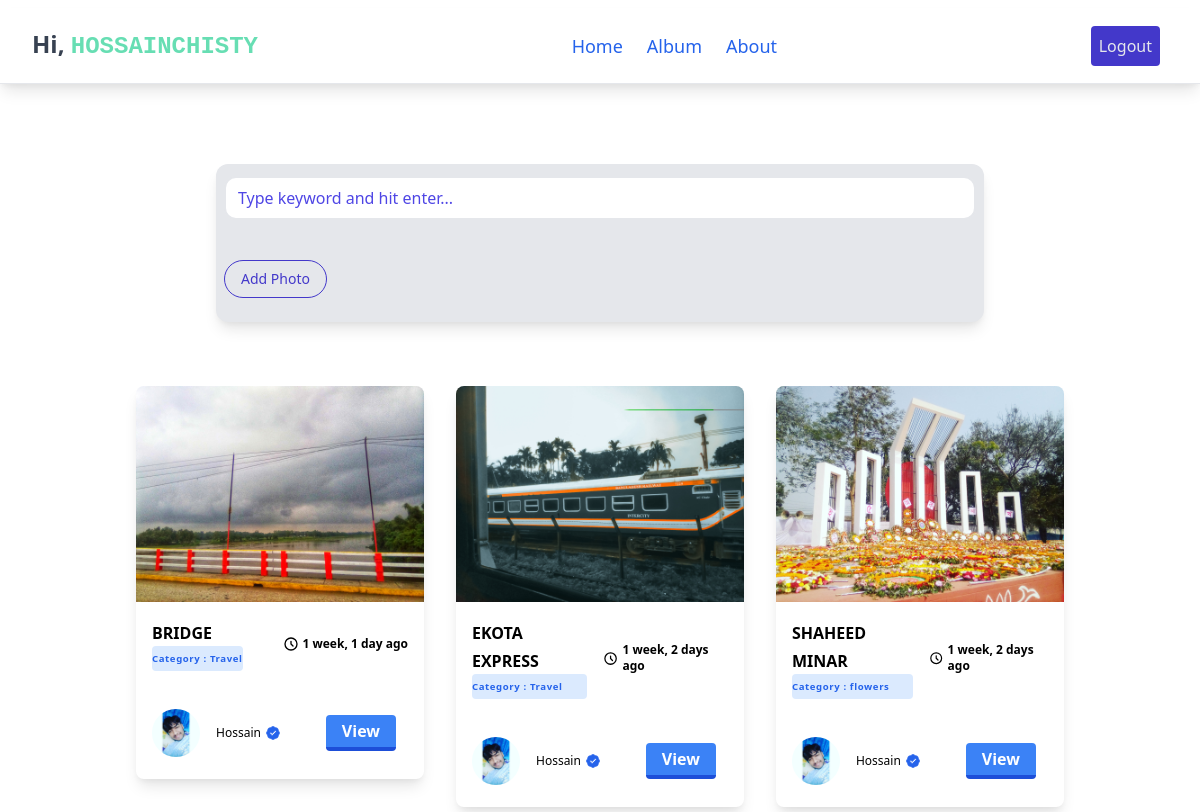
The app's page / (signed in) with its own data.
### Album/models.py (models this page shows, shortened)
class Photo(models.Model):
    user = models.ForeignKey(User, null=True,blank=True, on_delete=models.CASCADE)
    category = models.ForeignKey(Category, null=True,blank=True, on_delete=models.SET_NULL)
    hastags = models.ForeignKey(Hastag, null=True,blank=True, on_delete=models.SET_NULL)
    title = models.CharField(max_length=500, null=False,blank=False)
    image = models.ImageField(blank=False,null=False)
    description = models.TextField()
    created_at = models.DateTimeField(auto_now_add=True)
    class Meta:
        ordering = ('-id',)

class Category(models.Model):
    name = models.CharField(max_length=200, null=False, blank=False)

class Profile(models.Model):
    user = models.OneToOneField(User, null=True,blank=True, on_delete=models.CASCADE)
    full_name = models.CharField(max_length=255, blank=True,null=True)
    image = models.ImageField(default='profile.png')
    bio = models.TextField()
    joind_date = models.DateTimeField(auto_now_add=True)

### Album/views.py (the view)
# urls.py: path('',views.album, name="home"),
@login_required(login_url='login')
def album(request):
    category = request.GET.get('category')
    if category == None:
        photos = Photo.objects.all()
    else:
        photos = Photo.objects.filter(category__name=category)
    categories = Category.objects.all()
    profiles = Profile.objects.all()
    categories = Category.objects.all()
    tags = Hastag.objects.all()
    context = { 'categories':categories,
                'photos':photos ,
                'hastags':tags,
                'profile':profiles,
                }
    return render(request,'home.html',context)

### Album/templates/home.html (shortened to what this page needs)
<!DOCTYPE html>
<html lang="en">
{% load humanize %}
{% load static %}
<head>
    <link href="https://cdn.jsdelivr.net/npm/tailwindcss/dist/tailwind.min.css" rel="stylesheet">
    <link rel="stylesheet" href="{% static 'css/main.css' %}">
</head>
<body>
    {% include 'navbar.html' %}
    <div class="mt-10 w-full mx-auto rounded-xl bg-gray-200 shadow-lg p-2 text-gray-800 relative overflow-hidden resize-x min-w-80 max-w-3xl mt-20">
        <div class="relative mt-1">
            <form action="query" method="GET">
                <input name="search" type="text"
                class="w-full pl-3 pr-10 py-2 border-2 border-gray-200 rounded-xl hover:border-gray-300 focus:outline-none focus:border-blue-500 transition-colors md:placeholder-indigo-600"
                placeholder="Type keyword and hit enter...">
                <button type="submit" class="block w-7 h-7 text-center text-xl leading-0 absolute top-2 right-2 text-gray-400 focus:outline-none hover:text-gray-900 transition-colors"></button>
            </form>
        </div>
        <button class="px-4 py-2 mb-4  text-sm  font-medium  rounded-full block  bg-transparent hover:bg-indigo-700 border border-indigo-700   text-indigo-700 hover:text-indigo-200 mt-10">
        <a href="{% url 'add' %}">Add Photo</a></button>
    </div>
<div class="container my-12 mx-auto px-4 md:px-12">
    <div class="flex flex-wrap -mx-1 lg:-mx-4">
        {% for photo in photos %}
        <div class="my-1 px-1 w-full md:w-1/2 lg:my-4 lg:px-4 lg:w-1/3">
            <article class="overflow-hidden rounded-lg shadow-lg">
                <a href="{% url 'photo' photo.id %}">
                <img alt="Photos" title="{{ photo.title }}" class="object-cover transform hover:scale-110 duration-500 block h-auto w-full" src="{{ photo.image.url }}">
                </a>
                <header class="flex items-center justify-between leading-tight p-2 md:p-4">
                    <h1 class="text-lg">
                        <a class="text-base font-bold no-underline hover:underline text-black uppercase" href="{% url 'photo' photo.id %}">
                             {{ photo.title }}
                        </a>
                        <div class="bg-blue-100 text-xs font-semibold tracking-wider text-blue-600 rounded hover:bg-blue-200 focus:outline-none focus:ring-2 focus:ring-blue-500 focus:ring-offset-2 py-1">
                        <small>Category : <a href="{% url 'home'  %}?category={{ photo.category.name | title }}">{{ photo.category.name }}</a></small>
                        <br>
                        </div>
                    </h1>
                    <div class="w-max inline-flex ml-4 items-center">
                        <svg class="w-4" xmlns="http://www.w3.org/2000/svg" fill="none" viewbox="0 0 24 24" stroke="currentColor">
                            <path stroke-linecap="round" stroke-linejoin="round" stroke-width="2" d="M12 8v4l3 3m6-3a9 9 0 11-18 0 9 9 0 0118 0z" />
                        </svg>
                        <span class="text-xs ml-1 antialiased font-semibold">{{ photo.created_at | naturaltime }}</span>
                    </div>
                </header>
        <footer class="flex items-center justify-between leading-none p-2 md:p-4">
            {% for items in profile %}
            <a class="flex items-center no-underline hover:underline text-black" href="{% url 'profile' %}">
                <img alt="Author" class="block rounded-full w-12 h-12 mr-2" src="{{ items.image.url }}">
                <div class="ml-2 inline-flex items-center">
                    <span class="capitalize font-base text-xs my-1 mr-1">{{ items.full_name }}</span>
                </div>
            </a>
            {% endfor %}
            <button class="bg-blue-500 hover:bg-blue-600 text-white font-bold py-2 px-4 border-b-4 border-blue-700 hover:border-blue-500 rounded m-3 p-2">
            <a href="{% url 'photo' photo.id %}">View</a></button>
        </footer>
    </article>
</div>
{% empty %}
   <div class="container content-center mx-auto mt-15">
        <h1 class="font-bold text-sm p-10 text-center text-red-700">Didn't match any  keyword. Please try again with different keywords.</h1>
    </div>
{% endfor %}
    </div>
    </div>
</body>
</html>

### Album/templates/navbar.html (shortened to what this page needs)
     <nav id="header" class="w-full z-30 top-10 py-1 bg-white shadow-lg border-b mt-2">
        <div class="w-full flex items-center justify-between mt-0 px-6 py-2">
            <div class="hidden md:flex md:items-center md:w-auto w-full order-3 md:order-1" id="menu">
                <nav>
                    <ul class="md:flex items-center justify-between text-base text-blue-600 pt-4 md:pt-0">
                        <li><a class="inline-block no-underline hover:text-black font-medium text-lg py-2 px-4 lg:-ml-2"
                                href="index.html">Home</a></li>
                        <li><a class="inline-block no-underline hover:text-black font-medium text-lg py-2 px-4 lg:-ml-2"
                                href="album.html">Album</a></li>
                        <li><a class="inline-block no-underline hover:text-black font-medium text-lg py-2 px-4 lg:-ml-2"
                                href="#">About</a></li>
                    </ul>
                </nav>
            </div>
              {% if request.user.is_authenticated %}
              <div class="order-2 md:order-3 flex flex-wrap  justify-end mr-0 md:mr-4" id="nav-content">
              <button class="bg-indigo-700 text-gray-200 p-2 rounded hover:bg-indigo-500 hover:text-gray-100"><a href="{% url 'logout' %}">Logout</a></button>
              </div>
                <p class="text-gray-700 p-2 text-right text-2xl font-bold">Hi, <samp class="text-opacity-75 text-green-400 font-bold uppercase">
                <a href="{% url 'profile' %}">{{ user.username }}</a></samp></p>
               {% endif %}
        </div>
    </nav>

### static/css/main.css (style rules this page uses)
.min-w-80 { min-width: 20rem; }
.resize:after, .resize-x:after, .resize-y:after { display: block; position: absolute; bottom: 5px; right: 5px; width: 24px; height: 24px; content: '\F045D'; font: normal normal normal 24px/1 "Material Design Icons"; font-size: 24px; text-rendering: auto; line-height: 24px; -webkit-font-smoothing: antialiased; -moz-osx-font-smoothing: grayscale; color: rgba(0,0,0,0.3); }

### records on screen
Photo: image (picture), title "BRIDGE", category.name "Travel", created_at "1 week, 1 day ago"
Profile: image (picture), full_name "Hossain"
Photo: image (picture), title "EKOTA EXPRESS", category.name "Travel", created_at "1 week, 2 days ago"
Photo: image (picture), title "SHAHEED MINAR", category.name "flowers", created_at "1 week, 2 days ago"

### other values on screen
{{ user.username }} "HOSSAINCHISTY"
